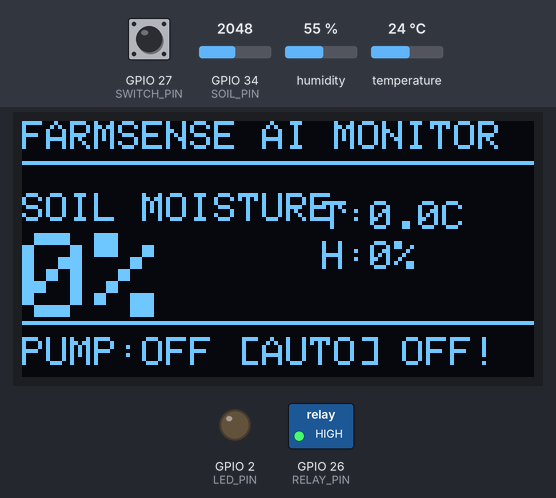
The sketch below on a simulated ESP32. Shown: 128×64 one-colour display, switched loads named in the sketch (green lamp = pin HIGH), output pins drawn as LEDs (lit = HIGH). The test bench sets the inputs (shaded band); at power-on: GPIO 27 (SWITCH_PIN) HIGH, temperature 24 °C, GPIO 34 (SOIL_PIN) = 2048, humidity 55 %. WiFi joins after 1.5 s; servers stay silent unless stated; uploads are accepted with an empty reply; what the sketch prints to the serial monitor is not drawn.

Above: at 1.2 s.
1.3 s: GPIO 27 (SWITCH_PIN) pulled LOW for 1 s
At 3.1 s:
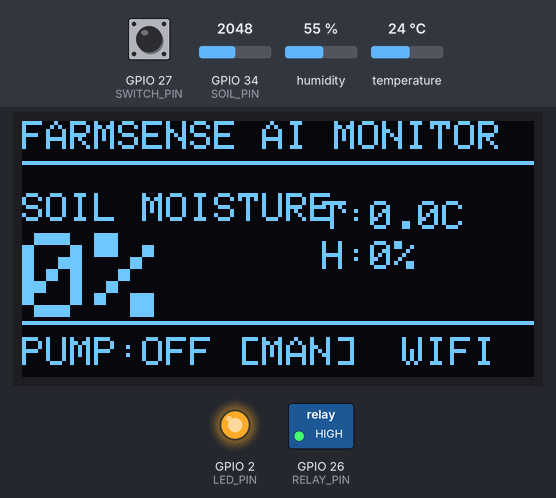
4.0 s: GPIO 27 (SWITCH_PIN) pulled LOW for 0.15 s
At 5.4 s:
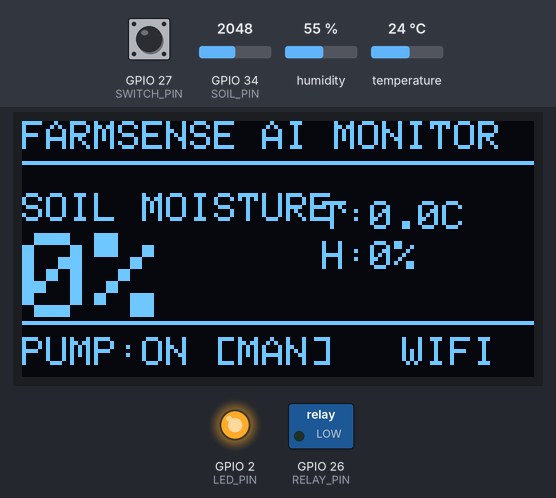
5.7 s: temperature set to 12 °C
At 11.5 s:
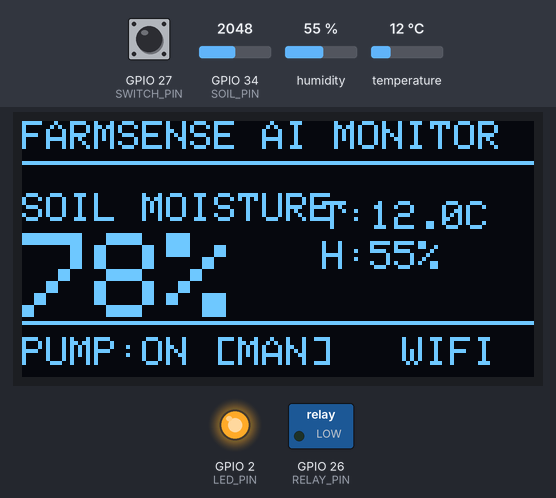
11.9 s: GPIO 34 (SOIL_PIN) set to 1960
At 20.8 s:
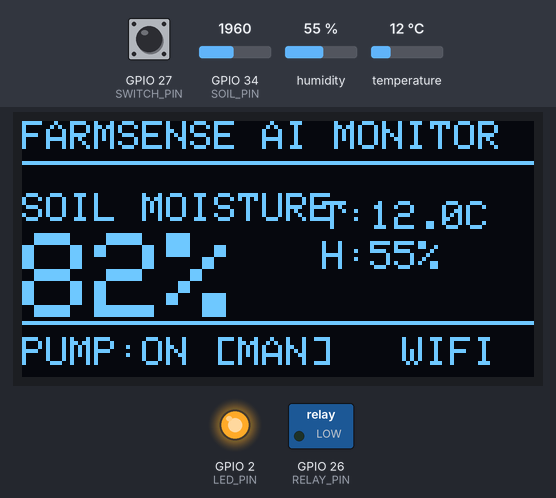
21.9 s: humidity set to 22 %
At 31.2 s:
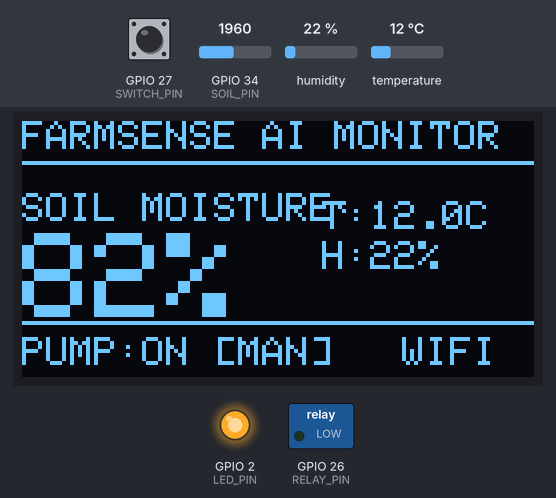
31.9 s: GPIO 34 (SOIL_PIN) set to 2040
At 41.0 s:
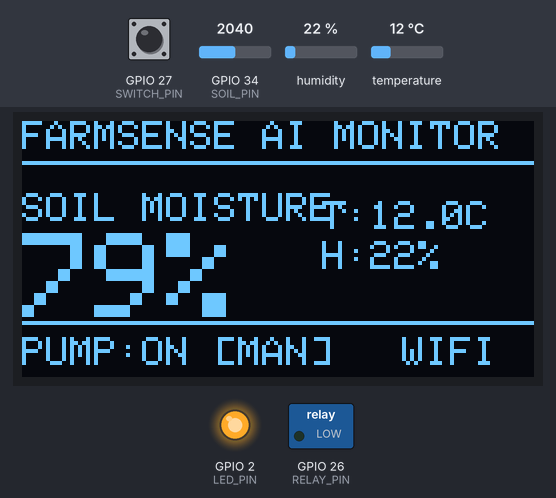
Timing chart, 0 to 42.5 s (numbered marks = the images above; inputs shaded):
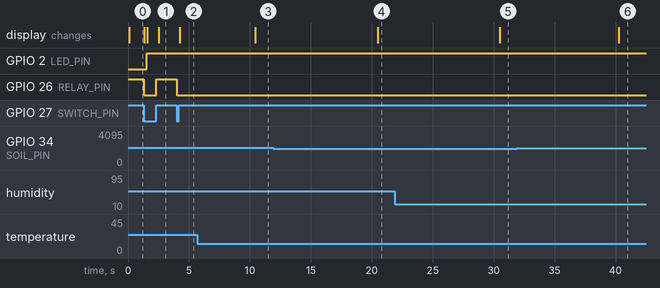

The sketch:

farmsense_esp32.ino
```cpp
/*
 * ═══════════════════════════════════════════════════════════════
 * FarmSense AI — Professional Firmware (v3.4 MANUAL SWITCH)
 * ═══════════════════════════════════════════════════════════════
 */

#include <WiFi.h>
#include <HTTPClient.h>
#include <ArduinoJson.h>
#include <Adafruit_GFX.h>
#include <Adafruit_SSD1306.h>
#include <SPI.h>
#include "DHT.h"

// --- CONFIG ---
const char* WIFI_SSID     = "Shinchan_4G";
const char* WIFI_PASSWORD = "manmeet8549";
const char* FIREBASE_HOST = "https://farmsense-580c0-default-rtdb.firebaseio.com";
const char* DEVICE_CODE   = "1234";
const char* BACKEND_URL   = "https://farm-sense-ai.onrender.com/api";
const char* BACKEND_TOKEN = "farmsense_secret_token_2026";

// --- PINS ---
#define DHT_PIN 4
#define SOIL_PIN 34
#define RELAY_PIN 26
#define LED_PIN 2
#define SWITCH_PIN 27  // Manual SPDT Switch

// OLED SPI
#define OLED_MOSI 23
#define OLED_CLK 18
#define OLED_DC 17
#define OLED_CS 5
#define OLED_RESET 16

DHT dht(DHT_PIN, DHT11);
Adafruit_SSD1306 display(128, 64, &SPI, OLED_DC, OLED_RESET, OLED_CS);

// --- STATE ---
float t = 0, h = 0;
int moist = 0;
bool pumpOn = false, manualMode = false;
unsigned long lastRelay = 0, lastWiFiRetry = 0, lastSync = 0, lastSensor = 0, lastDash = 0, lastUI = 0;
String mode = "AUTO";

void setup() {
  Serial.begin(115200);
  pinMode(RELAY_PIN, OUTPUT); pinMode(LED_PIN, OUTPUT); pinMode(SWITCH_PIN, INPUT_PULLUP);
  setRelay(false); dht.begin();
  if(!display.begin(SSD1306_SWITCHCAPVCC)) Serial.println("OLED Fail");
  display.clearDisplay(); display.setTextColor(WHITE);
  display.setTextSize(2); display.setCursor(10, 20); display.println("FarmSense"); display.display();
  WiFi.begin(WIFI_SSID, WIFI_PASSWORD);
}

void loop() {
  unsigned long now = millis();
  manageWiFi(now);
  if (now - lastSensor >= 10000) { lastSensor = now; readSenses(); }
  if (now - lastSync >= 5000) { lastSync = now; sync(now); }
  if (now - lastDash >= 2000) { lastDash = now; printDash(); }

  handleSwitch();
  if (now - lastUI >= 50) { lastUI = now; updateUI(); }
}

void manageWiFi(unsigned long now) {
  if (WiFi.status() == WL_CONNECTED) digitalWrite(LED_PIN, HIGH);
  else { digitalWrite(LED_PIN, LOW); if (now - lastWiFiRetry >= 10000) { WiFi.begin(WIFI_SSID, WIFI_PASSWORD); lastWiFiRetry = now; } }
}

void printDash() {
  Serial.println("\n----------------------------------------");
  Serial.printf(" Moist: %d%% | Temp: %.1fC\n Pump:  %s | Mode: %s\n", moist, t, pumpOn ? "ON" : "OFF", manualMode ? "MANUAL" : mode.c_str());
}

void handleSwitch() {
  static bool lastSw = -1;
  bool sw = digitalRead(SWITCH_PIN); // LOW = ON (Pullup)
  if (sw != lastSw) {
    lastSw = sw;
    manualMode = true;
    setPump(sw == LOW);
  }
}

void updateUI() {
  display.clearDisplay();
  display.setTextSize(1); display.setCursor(0, 0);
  display.println("FARMSENSE AI MONITOR");
  display.drawLine(0, 10, 128, 10, WHITE);

  display.setCursor(0, 18); display.println("SOIL MOISTURE:");
  display.setTextSize(3); display.setCursor(0, 28); display.printf("%d%%", moist);

  display.setTextSize(1);
  display.setCursor(75, 20); display.printf("T:%.1fC", t);
  display.setCursor(75, 30); display.printf("H:%.0f%%", h);

  display.drawLine(0, 50, 128, 50, WHITE);
  display.setCursor(0, 54);
  display.printf("PUMP:%s [%s]", pumpOn ? "ON" : "OFF", manualMode ? "MAN" : mode.c_str());
  display.setCursor(95, 54); display.printf("%s", (WiFi.status() == WL_CONNECTED) ? "WIFI" : "OFF!");
  display.display();
}

void setPump(bool on) {
  if (millis() - lastRelay < 1000) return;
  if (on != pumpOn) {
    pumpOn = on; setRelay(on); lastRelay = millis();
    if (WiFi.status() == WL_CONNECTED) {
      httpPut(String(FIREBASE_HOST) + "/irrigation/" + DEVICE_CODE + "/pumpStatus.json", on ? "\"ON\"" : "\"OFF\"");
    }
  }
}

void readSenses() {
  float temp = dht.readTemperature();
  if (!isnan(temp) && temp < 100) { t = temp; h = dht.readHumidity(); }
  moist = constrain(map(analogRead(SOIL_PIN), 4095, 1500, 0, 100), 0, 100);

  if (WiFi.status() == WL_CONNECTED) {
    StaticJsonDocument<256> doc;
    doc["soilMoisture"] = moist;
    doc["temperature"] = round(t * 10) / 10.0;
    doc["humidity"] = round(h * 10) / 10.0;

    String j; serializeJson(doc, j);

    // POST to Render Backend (triggers alerts + smart irrigation)
    HTTPClient http;
    http.begin(String(BACKEND_URL) + "/sensors/" + DEVICE_CODE);
    http.addHeader("Content-Type", "application/json");
    http.addHeader("x-api-token", BACKEND_TOKEN);
    int code = http.POST(j);
    http.end();

    Serial.printf("[BACKEND] Sensor Update Code: %d\n", code);
  }
}

void sync(unsigned long now) {
  if (WiFi.status() != WL_CONNECTED) return;
  static String lastCloudPump = "";
  HTTPClient h_cli;
  h_cli.begin(String(FIREBASE_HOST) + "/irrigation/" + DEVICE_CODE + ".json");

  if (h_cli.GET() == 200) {
    StaticJsonDocument<512> doc;
    deserializeJson(doc, h_cli.getString());

    String currentCloudPump = String(doc["pumpStatus"] | "OFF");
    mode = String(doc["mode"] | "MANUAL");

    // DETECT ONLINE OVERRIDE: If cloud status changed since our last fetch
    if (lastCloudPump != "" && currentCloudPump != lastCloudPump) {
      Serial.println("[CLOUD] Remote command detected: " + currentCloudPump);
      manualMode = false; // Remote command clears local manual override
      setPump(currentCloudPump == "ON");
    }
    lastCloudPump = currentCloudPump;

    // Logic based on Priority
    if (!manualMode) {
      bool target = (currentCloudPump == "ON");
      if (mode == "AUTO") {
        int threshold = doc["threshold"] | 30;
        if (moist < threshold && !target) target = true;
        else if (moist >= (threshold + 5) && target) target = false; // Added hysteresis
      }
      if (target != pumpOn) setPump(target);
    }

    // Heartbeat via Backend Registration
    StaticJsonDocument<100> hb;
    hb["deviceCode"] = DEVICE_CODE;
    hb["ip"] = WiFi.localIP().toString();
    String j; serializeJson(hb, j);

    HTTPClient http;
    http.begin(String(BACKEND_URL) + "/devices/register");
    http.addHeader("Content-Type", "application/json");
    http.addHeader("x-api-token", BACKEND_TOKEN);
    http.POST(j);
    http.end();
  }
  h_cli.end();
}

void setRelay(bool on) { digitalWrite(RELAY_PIN, on ? LOW : HIGH); }
bool httpPut(String u, String j) { HTTPClient h; h.begin(u); int c = h.PUT(j); h.end(); return c == 200; }
bool httpPatch(String u, String j) { HTTPClient h; h.begin(u); int c = h.PATCH(j); h.end(); return c == 200; }
bool httpPost(String u, String j) { HTTPClient h; h.begin(u); int c = h.POST(j); h.end(); return c == 200; }
```

Measured:
- after the input at 1.3 s, GPIO 26 (RELAY_PIN): HIGH → LOW at once, → HIGH 1.0 s later; the display: first changes at once (image 1 shows a later state)
- after the input at 4.0 s, GPIO 26 (RELAY_PIN): HIGH → LOW at once; the display: changes after 0.23 s (image 2)
- after the input at 5.7 s, the display: changes after 4.8 s (image 3)
- after the input at 11.9 s, the display: changes after 8.6 s (image 4)
- after the input at 21.9 s, the display: changes after 8.6 s (image 5)
- after the input at 31.9 s, the display: changes after 8.4 s (image 6)
